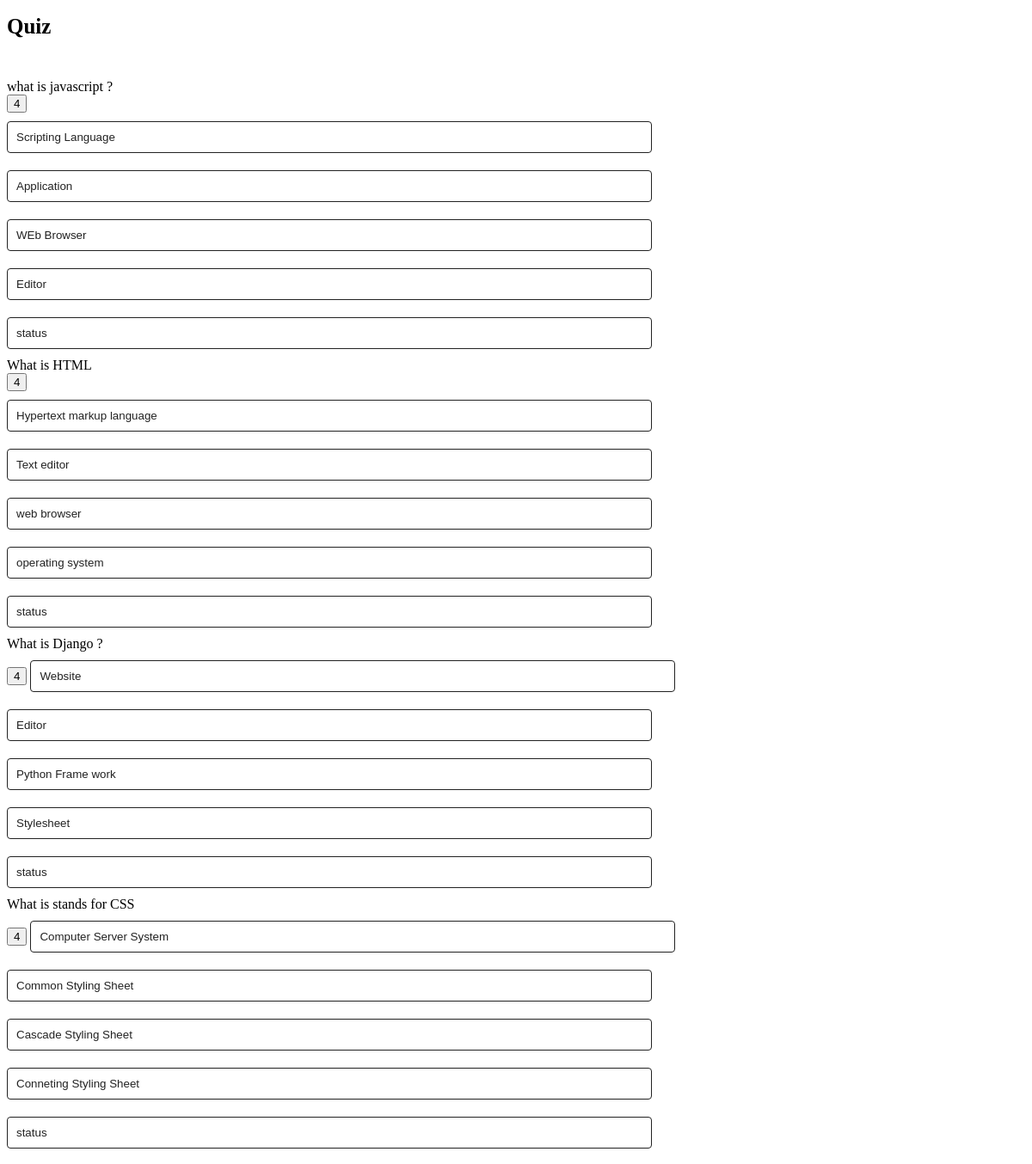
The page / on the database its author committed.
### appquiz/models.py (models this page shows, shortened)
class Questions(models.Model):
    question =models.CharField(max_length=200)
    answer1=models.CharField(max_length=100)
    answer2=models.CharField(max_length=100)
    answer3=models.CharField(max_length=100)
    answer4=models.CharField(max_length=100)
    correct=models.CharField(max_length=100)

### appquiz/views.py (the view)
# urls.py: path('',views.index,name='index'),
def index(request):
    questions =Questions.objects.all()
    length=len(questions)
    paginator =Paginator(questions,1)
    page_number =request.GET.get("page")
    page_obj = paginator.get_page(page_number)
    return render(request,'index.html',{'questions':questions,'length':length,"page_obj": page_obj})

### appquiz/templates/index.html (shortened to what this page needs)
{% load static %}
<!DOCTYPE html>
<html lang="en">
<head>
    <link rel="stylesheet" href="/static/style1.css">
</head>
<body>
    <div class="container">
        <div class="row">
            <div class="app">
                <h1>Quiz</h1>
                <div class="quiz">
                    {% for quest in questions %}
                        <div id="question">{{quest.question}}</div>
                            <div id="answer.buttons">
                                        <button id="slNo">{{length}}</button>
                                        <button id="btn1" onclick="getOption()">{{quest.answer1}}</button>
                                        <button id="btn2" onclick="getOption2()">{{quest.answer2}}</button>
                                        <button id="btn3" onclick="getOption3()">{{quest.answer3}}</button>
                                        <button id="btn4" onclick="getOption4()">{{quest.answer4}}</button>
                                        <button id="demo">status</button>
                            </div>
                        </div>
                    {% endfor %}
</body>
</html>

### appquiz/static/style1.css (style rules this page uses)
.app { background-color: white; width: 90%; max-width: 750px; border-radius: 10px; }
.app h1 { font-size: 25px; padding-bottom: 30px; }
#btn1, #btn2, #btn3, #btn4, #demo, #btn { background: #fff; color: #222; font-weight: 500; width: 750px; border: 1px solid #222; padding: 10px; margin: 10px 0; text-align: left; border-radius: 4px; cursor: pointer; }

### rows shown on the page
Questions: question "what is javascript ?", length "4", answer1 "Scripting Language", answer2 "Application", answer3 "WEb Browser", answer4 "Editor"
Questions: question "What is HTML", id "4", answer1 "Hypertext markup language", answer2 "Text editor", answer3 "web browser", answer4 "operating system"
Questions: question "What is Django ?", length "4", answer1 "Website", answer2 "Editor", answer3 "Python Frame work", answer4 "Stylesheet"
Questions: question "What is stands for CSS", length "4", answer1 "Computer Server System", answer2 "Common Styling Sheet", answer3 "Cascade Styling Sheet", answer4 "Conneting Styling Sheet"
